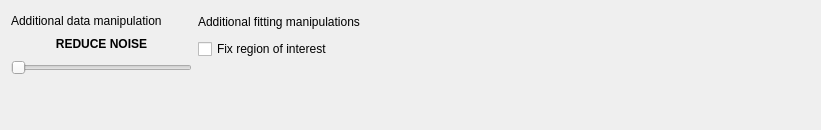
                      <widget class="QFrame" name="bottom_layout_4">
                       <layout class="QGridLayout" name="bottom_layout_2">
                        <item row="1" column="0">
                         <layout class="QVBoxLayout" name="verticalLayout_9">
                          <item>
                           <widget class="QLabel" name="label_68">
                            <property name="sizePolicy">
                             <sizepolicy hsizetype="Preferred" vsizetype="Fixed">
                              <horstretch>0</horstretch>
                              <verstretch>0</verstretch>
                             </sizepolicy>
                            </property>
                            <property name="text">
                             <string>Additional data manipulation</string>
                            </property>
                           </widget>
                          </item>
                          <item>
                           <widget class="QLabel" name="label_69">
                            <property name="sizePolicy">
                             <sizepolicy hsizetype="Preferred" vsizetype="Fixed">
                              <horstretch>0</horstretch>
                              <verstretch>0</verstretch>
                             </sizepolicy>
                            </property>
                            <property name="font">
                             <font>
                              <weight>75</weight>
                              <bold>true</bold>
                             </font>
                            </property>
                            <property name="text">
                             <string>REDUCE NOISE</string>
                            </property>
                            <property name="alignment">
                             <set>Qt::AlignCenter</set>
                            </property>
                           </widget>
                          </item>
                          <item>
                           <widget class="QSlider" name="silica_filterSize_slider_2">
                            <property name="enabled">
                             <bool>false</bool>
                            </property>
                            <property name="sizePolicy">
                             <sizepolicy hsizetype="Fixed" vsizetype="Fixed">
                              <horstretch>0</horstretch>
                              <verstretch>0</verstretch>
                             </sizepolicy>
                            </property>
                            <property name="minimumSize">
                             <size>
                              <width>181</width>
                              <height>0</height>
                             </size>
                            </property>
                            <property name="maximumSize">
                             <size>
                              <width>230</width>
                              <height>16777215</height>
                             </size>
                            </property>
                            <property name="minimum">
                             <number>0</number>
                            </property>
                            <property name="maximum">
                             <number>15</number>
                            </property>
                            <property name="singleStep">
                             <number>1</number>
                            </property>
                            <property name="pageStep">
                             <number>1</number>
                            </property>
                            <property name="value">
                             <number>0</number>
                            </property>
                            <property name="sliderPosition">
                             <number>0</number>
                            </property>
                            <property name="orientation">
                             <enum>Qt::Horizontal</enum>
                            </property>
                           </widget>
                          </item>
                          <item>
                           <spacer name="verticalSpacer_19">
                            <property name="orientation">
                             <enum>Qt::Vertical</enum>
                            </property>
                            <property name="sizeType">
                             <enum>QSizePolicy::Fixed</enum>
                            </property>
                            <property name="sizeHint" stdset="0">
                             <size>
                              <width>20</width>
                              <height>40</height>
                             </size>
                            </property>
                           </spacer>
                          </item>
                         </layout>
                        </item>
                        <item row="1" column="1">
                         <layout class="QVBoxLayout" name="verticalLayout_10">
                          <item>
                           <widget class="QLabel" name="label_158">
                            <property name="text">
                             <string>Additional fitting manipulations</string>
                            </property>
                           </widget>
                          </item>
                          <item>
                           <widget class="QCheckBox" name="silica_fixROI_checkBox_2">
                            <property name="toolTip">
                             <string>&lt;html&gt;&lt;head/&gt;&lt;body&gt;&lt;p&gt;To perform fit in region of interest only, check this box&lt;br/&gt;and select the region in the plot using cursor applying the boundaries by mouse clicks.&lt;/p&gt;&lt;/body&gt;&lt;/html&gt;</string>
                            </property>
                            <property name="text">
                             <string>Fix region of interest</string>
                            </property>
                           </widget>
                          </item>
                          <item>
                           <spacer name="verticalSpacer_20">
                            <property name="orientation">
                             <enum>Qt::Vertical</enum>
                            </property>
                            <property name="sizeType">
                             <enum>QSizePolicy::Fixed</enum>
                            </property>
                            <property name="sizeHint" stdset="0">
                             <size>
                              <width>20</width>
                              <height>60</height>
                             </size>
                            </property>
                           </spacer>
                          </item>
                         </layout>
                        </item>
                        <item row="1" column="2">
                         <spacer name="horizontalSpacer_6">
                          <property name="orientation">
                           <enum>Qt::Horizontal</enum>
                          </property>
                          <property name="sizeType">
                           <enum>QSizePolicy::Maximum</enum>
                          </property>
                          <property name="sizeHint" stdset="0">
                           <size>
                            <width>450</width>
                            <height>108</height>
                           </size>
                          </property>
                         </spacer>
                        </item>
                       </layout>
                      </widget>
